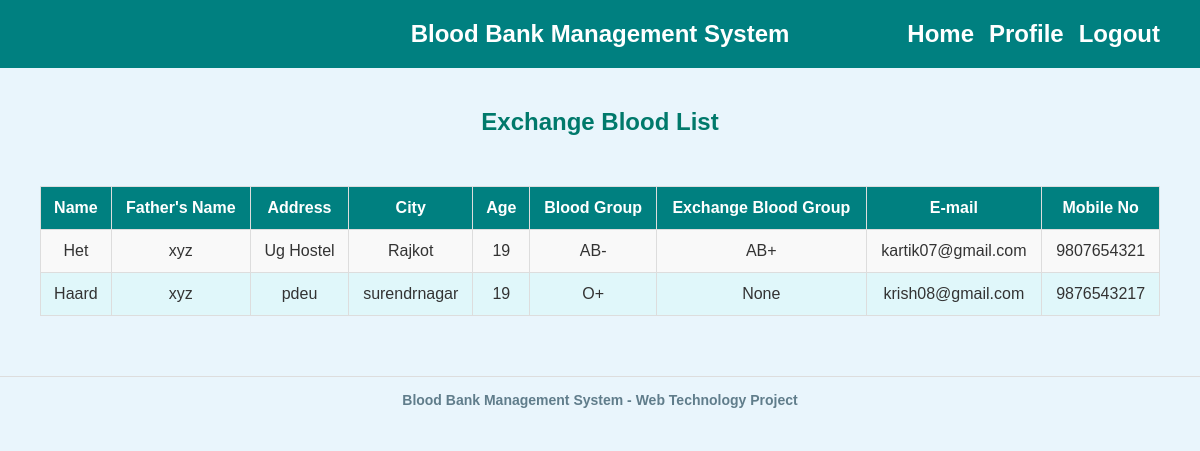
Screenshot of /exchange-blood-list1.php (signed in) with the database file from the repository.
### tables this page shows
CREATE TABLE `exchange_bb` (
  `id` int(11) NOT NULL,
  `name` varchar(50) DEFAULT NULL,
  `fname` varchar(50) DEFAULT NULL,
  `address` varchar(250) DEFAULT NULL,
  `city` varchar(50) DEFAULT NULL,
  `age` int(20) DEFAULT NULL,
  `bgroup` varchar(20) DEFAULT NULL,
  `email` varchar(50) DEFAULT NULL,
  `mno` varchar(40) DEFAULT NULL,
  `ebgroup` varchar(40) DEFAULT NULL
);

### exchange-blood-list1.php (the view, shortened to what this page needs)
<?php
include('connection.php');
?>
<!DOCTYPE html>
<html lang="en">
<head>
    <link rel="stylesheet" href="admin-home.css">
</head>
<body>
    <div id="header">
        <a href="admin-home.php" id="header-title">Blood Bank Management System</a>
        <div id="nav-bar">
            <a href="admin-home.php">Home</a>
            <a href="profile.php">Profile</a>
            <a href="logout.php">Logout</a>
        </div>
    </div>
    <div id="container">
        <div id="body-content">
            <h1>Exchange Blood List</h1>
            <table>
                <thead>
                    <tr>
                        <th>Name</th>
                        <th>Father's Name</th>
                        <th>Address</th>
                        <th>City</th>
                        <th>Age</th>
                        <th>Blood Group</th>
                        <th>Exchange Blood Group</th>
                        <th>E-mail</th>
                        <th>Mobile No</th>
                    </tr>
                </thead>
                <tbody>
                    <?php
                    $q = $db->query("SELECT * FROM exchange_bb");
                    while($r1 = $q->fetch(PDO::FETCH_OBJ)) {
                    ?>
                    <tr>
                        <td><?=$r1->name; ?></td>
                        <td><?=$r1->fname; ?></td>
                        <td><?=$r1->address; ?></td>
                        <td><?=$r1->city; ?></td>
                        <td><?=$r1->age; ?></td>
                        <td><?=$r1->bgroup; ?></td>
                        <td><?=$r1->ebgroup; ?></td>
                        <td><?=$r1->email; ?></td>
                        <td><?=$r1->mno; ?></td>
                    </tr>
                    <?php
                    }
                    ?>
                </tbody>
            </table>
        </div>
    </div>
    <div id="footer">
        <h4>Blood Bank Management System - Web Technology Project</h4>
    </div>
</body>
</html>

### admin-home.css (style rules this page uses)
* { margin: 0; padding: 0; box-sizing: border-box; font-family: Arial, sans-serif; }
body { background-color: #e9f5fc; color: #333; font-size: 16px; }
#header { display: flex; align-items: center; justify-content: space-between; background-color: #008080; padding: 20px 40px; font-size: 24px; font-weight: bold; }
#header-title { position: absolute; left: 50%; transform: translateX(-50%); text-align: center; }
#header a { text-decoration: none; color: white; font-size: 24px; }
#nav-bar { display: flex; align-items: center; gap: 15px; margin-left: auto; }
#body-content { display: flex; flex-direction: column; align-items: center; padding: 40px; }
#body-content h1 { font-size: 24px; color: #00796b; margin-bottom: 30px; }
#footer { font-size: 14px; color: #607d8b; text-align: center; padding: 15px; margin-top: 20px; border-top: 1px solid #ddd; }

### exchange-blood-list1.php (style rules this page uses)
table { width: 100%; border-collapse: collapse; margin-top: 20px; border-radius: 4px; }
th, td { padding: 12px; border: 1px solid #ddd; text-align: center; font-size: 16px; }
th { background-color: #008080; color: white; font-weight: bold; }
td { background-color: #f9f9f9; }
tr:nth-child(even) td { background-color: #e0f7fa; }

### rows the page displays
exchange_bb: name "Het", fname "xyz", address "Ug Hostel", city "Rajkot", age "19", bgroup "AB-", ebgroup "AB+", email "kartik07@gmail.com", mno "9807654321"
exchange_bb: name "Haard", fname "xyz", address "pdeu", city "surendrnagar", age "19", bgroup "O+", ebgroup "None", email "krish08@gmail.com", mno "9876543217"
